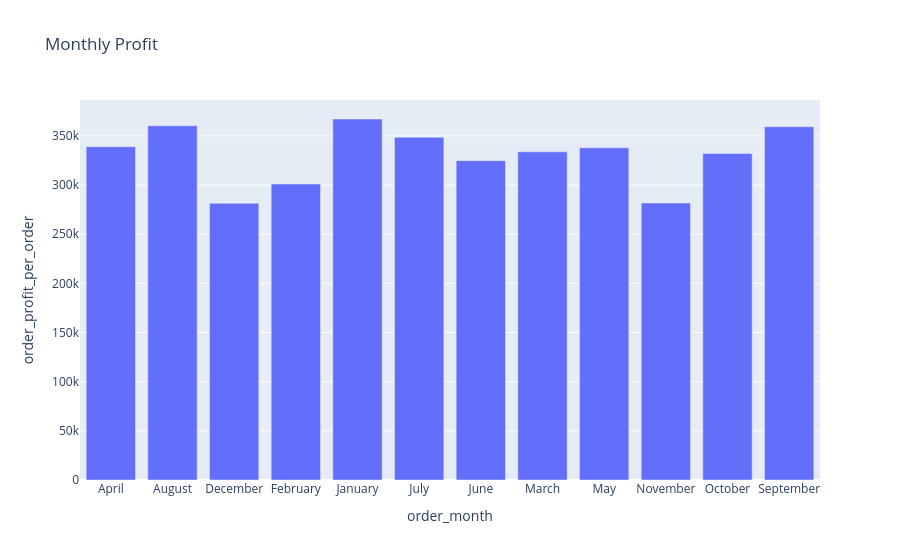

Notebook code cell kept with this figure:
### Code cell
fig = px.bar(
    monthly_profit,
    x="order_month",
    y="order_profit_per_order",
    title="Monthly Profit"
)

fig.show()

### Figure 1 — Plotly figure (JSON) as saved in the notebook; plotly's stock layout.template omitted (floating-point values rounded to 4 significant figures)
{"data": [{"hovertemplate": "order_month=%{x}<br>order_profit_per_order=%{y}<extra></extra>", "legendgroup": "", "marker": {"color": "#636efa", "pattern": {"shape": ""}}, "name": "", "orientation": "v", "showlegend": false, "textposition": "auto", "type": "bar", "x": ["April", "August", "December", "February", "January", "July", "June", "March", "May", "November", "October", "September"], "xaxis": "x", "y": [339000.0, 360200.0, 281500.0, 301100.0, 367100.0, 348600.0, 324700.0, 333700.0, 337900.0, 281800.0, 332000.0, 359300.0], "yaxis": "y"}], "layout": {"barmode": "relative", "legend": {"tracegroupgap": 0}, "title": {"text": "Monthly Profit"}, "xaxis": {"anchor": "y", "domain": [0, 1], "title": {"text": "order_month"}}, "yaxis": {"anchor": "x", "domain": [0, 1], "title": {"text": "order_profit_per_order"}}}}
